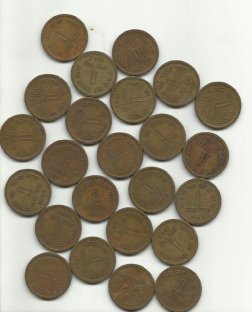
#> input picture images/coins.jpg, 252 x 312 px
$ python coins.py ../images/coins.jpg
#> lines starting #> are read from the running program, lines starting #| are printed output that depends on the picture; after the words box and inside, x2 and y2 are one past the last pixel; in counts of white or black regions, pixels touching at a corner belong together
import os
import numpy as np
import cv2 as cv
import sys
import matplotlib.pyplot as plt

def main():
    script_path = os.path.abspath(sys.argv[0])
    path = os.path.abspath(os.path.join(os.path.dirname(script_path), '..', 'images', 'coins.jpg'))
    img = cv.imread(path)
#> img is the input picture: shape (312, 252, 3); mean B, G, R 136.3, 153.2, 161.4
    gray = cv.cvtColor(img, cv.COLOR_BGR2GRAY)
    ret, thresh = cv.threshold(gray, 0, 255, cv.THRESH_BINARY_INV + cv.THRESH_OTSU)
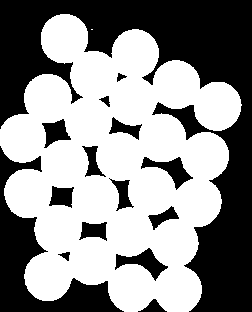
#> thresh: shape (312, 252); 55.9% white; 15 black regions, largest, box (x1, y1, x2, y2) and area: (0, 0, 252, 312) 24925, (0, 146, 124, 312) 5653, (115, 248, 168, 281) 657
#> ret = 162

    # Noise removal
    kernel = np.ones((3, 3), np.uint8)
    opening = cv.morphologyEx(thresh, cv.MORPH_OPEN, kernel, iterations=2)
#> opening: shape (312, 252); 55.9% white; 15 black regions, largest, box (x1, y1, x2, y2) and area: (0, 0, 252, 312) 24935, (0, 146, 124, 312) 5653, (115, 248, 168, 281) 657

    # Sure background area
    sure_bg = cv.dilate(opening, kernel, iterations=3)
#> sure_bg: shape (312, 252); 66.1% white; 17 black regions (5 under 20 px), largest, box (x1, y1, x2, y2) and area: (0, 0, 252, 312) 21098, (0, 155, 116, 312) 4232, (175, 109, 199, 133) 203

    # Finding sure foreground area
    dist_transform = cv.distanceTransform(opening, cv.DIST_L2, 5)
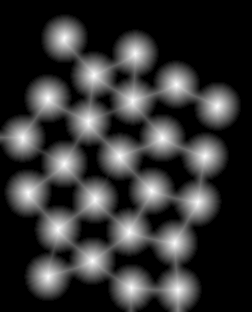
#> dist_transform: shape (312, 252) float32; min 0, max 23.97, mean 4.9; drawn with min black and max white
    ret, sure_fg = cv.threshold(dist_transform, 0.7 * dist_transform.max(), 255, 0)
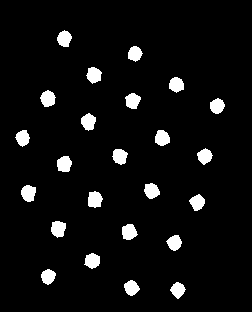
#> sure_fg: shape (312, 252) float32; 5.6% white; 24 white regions, largest, box (x1, y1, x2, y2) and area: (88, 191, 103, 208) 198, (21, 185, 36, 202) 196, (51, 221, 66, 238) 196
#> ret = 16.78
    sure_fg = np.uint8(sure_fg)
    unknown = cv.subtract(sure_bg, sure_fg)

    # Marker labelling
    ret, markers = cv.connectedComponents(sure_fg)
#> markers: shape (312, 252) int32; 25 distinct labels, from 0 to 24
#> ret = 25
    markers = markers + 1
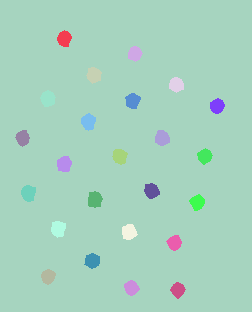
#> markers: shape (312, 252) int32; 25 distinct labels, from 1 to 25; one colour per label, 0 black
    markers[unknown == 255] = 0
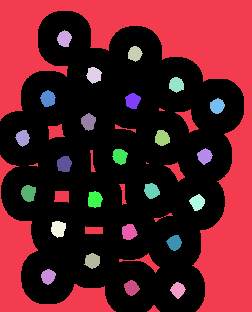
#> markers: shape (312, 252) int32; 26 distinct labels, from 0 to 25; one colour per label, 0 black

    # Apply watershed algorithm
    markers = cv.watershed(img, markers)
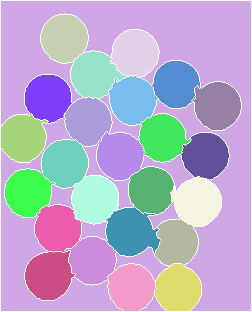
#> markers: shape (312, 252) int32; 26 distinct labels, from -1 to 25; one colour per label, 0 black, -1 white
    img[markers == -1] = [255, 0, 0]
#> img: shape (312, 252, 3); 5.06% of pixels changed, all inside (x1, y1, x2, y2) = (0, 0, 252, 312)

    # Plotting all images in one screen
    fig, axs = plt.subplots(2, 3, figsize=(12, 8))

    axs[0, 0].imshow(cv.cvtColor(img, cv.COLOR_BGR2RGB))
    axs[0, 0].set_title('Segmented Image')
    axs[0, 0].axis('off')

    axs[0, 1].imshow(thresh, cmap='gray')
    axs[0, 1].set_title('Binary Image')
    axs[0, 1].axis('off')

    axs[0, 2].imshow(opening, cmap='gray')
    axs[0, 2].set_title('Opened Image')
    axs[0, 2].axis('off')

    axs[1, 0].imshow(sure_bg, cmap='gray')
    axs[1, 0].set_title('Sure Background')
    axs[1, 0].axis('off')

    axs[1, 1].imshow(sure_fg, cmap='gray')
    axs[1, 1].set_title('Sure Foreground')
    axs[1, 1].axis('off')

    axs[1, 2].imshow(unknown, cmap='gray')
    axs[1, 2].set_title('Unknown')
    axs[1, 2].axis('off')

    plt.tight_layout()
    plt.show()
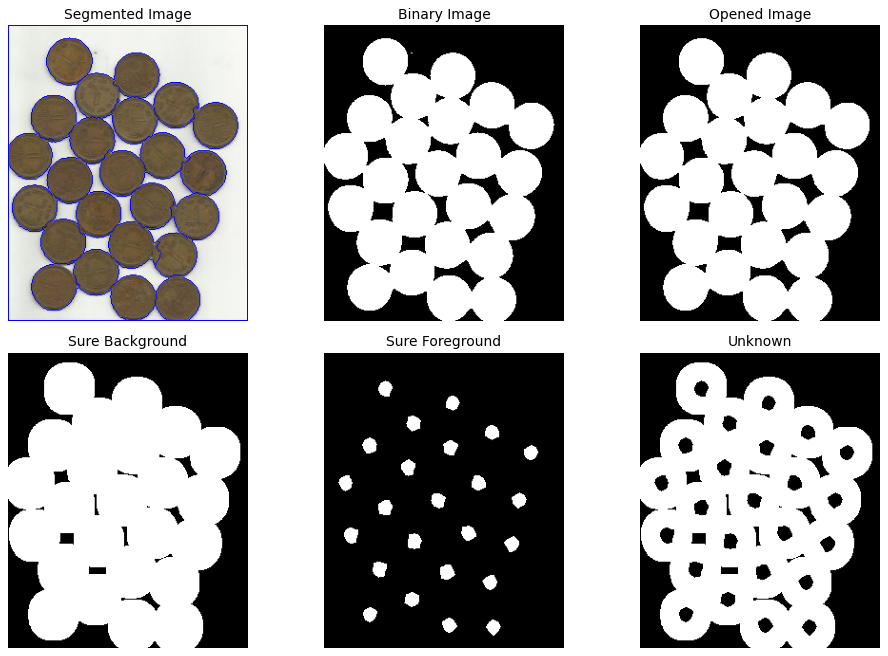
#> figure drawn by matplotlib, 6 panels

if __name__ == '__main__':
    main()
